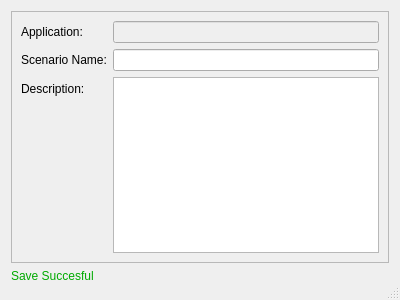
<?xml version="1.0" encoding="UTF-8"?>
<ui version="4.0">
 <class>SaveScenarioDialog</class>
 <widget class="QDialog" name="SaveScenarioDialog">
  <property name="geometry">
   <rect>
    <x>0</x>
    <y>0</y>
    <width>400</width>
    <height>300</height>
   </rect>
  </property>
  <property name="windowTitle">
   <string>Save scenario</string>
  </property>
  <property name="sizeGripEnabled">
   <bool>true</bool>
  </property>
  <property name="modal">
   <bool>true</bool>
  </property>
  <layout class="QVBoxLayout" name="verticalLayout">
   <item>
    <widget class="QFrame" name="frame">
     <property name="frameShape">
      <enum>QFrame::StyledPanel</enum>
     </property>
     <property name="frameShadow">
      <enum>QFrame::Raised</enum>
     </property>
     <layout class="QFormLayout" name="formLayout">
      <item row="1" column="0">
       <widget class="QLabel" name="label">
        <property name="text">
         <string>Scenario Name:</string>
        </property>
        <property name="buddy">
         <cstring>scenario_name</cstring>
        </property>
       </widget>
      </item>
      <item row="1" column="1">
       <widget class="QLineEdit" name="scenario_name"/>
      </item>
      <item row="2" column="0">
       <widget class="QLabel" name="label_2">
        <property name="text">
         <string>Description:</string>
        </property>
        <property name="buddy">
         <cstring>scn_description</cstring>
        </property>
       </widget>
      </item>
      <item row="2" column="1">
       <widget class="QPlainTextEdit" name="scn_description"/>
      </item>
      <item row="0" column="0">
       <widget class="QLabel" name="label_3">
        <property name="text">
         <string>Application: </string>
        </property>
        <property name="buddy">
         <cstring>app_name</cstring>
        </property>
       </widget>
      </item>
      <item row="0" column="1">
       <widget class="QLineEdit" name="app_name">
        <property name="enabled">
         <bool>false</bool>
        </property>
       </widget>
      </item>
     </layout>
    </widget>
   </item>
   <item>
    <widget class="QLabel" name="succesful_message">
     <property name="styleSheet">
      <string notr="true">color: rgb(0, 170, 0);</string>
     </property>
     <property name="text">
      <string>Save Succesful</string>
     </property>
    </widget>
   </item>
   <item>
    <widget class="QDialogButtonBox" name="buttonBox">
     <property name="locale">
      <locale language="English" country="UnitedStates"/>
     </property>
     <property name="orientation">
      <enum>Qt::Horizontal</enum>
     </property>
     <property name="standardButtons">
      <set>QDialogButtonBox::NoButton</set>
     </property>
    </widget>
   </item>
  </layout>
 </widget>
 <resources/>
 <connections>
  <connection>
   <sender>buttonBox</sender>
   <signal>accepted()</signal>
   <receiver>SaveScenarioDialog</receiver>
   <slot>accept()</slot>
   <hints>
    <hint type="sourcelabel">
     <x>248</x>
     <y>254</y>
    </hint>
    <hint type="destinationlabel">
     <x>157</x>
     <y>274</y>
    </hint>
   </hints>
  </connection>
  <connection>
   <sender>buttonBox</sender>
   <signal>rejected()</signal>
   <receiver>SaveScenarioDialog</receiver>
   <slot>reject()</slot>
   <hints>
    <hint type="sourcelabel">
     <x>316</x>
     <y>260</y>
    </hint>
    <hint type="destinationlabel">
     <x>286</x>
     <y>274</y>
    </hint>
   </hints>
  </connection>
 </connections>
</ui>
